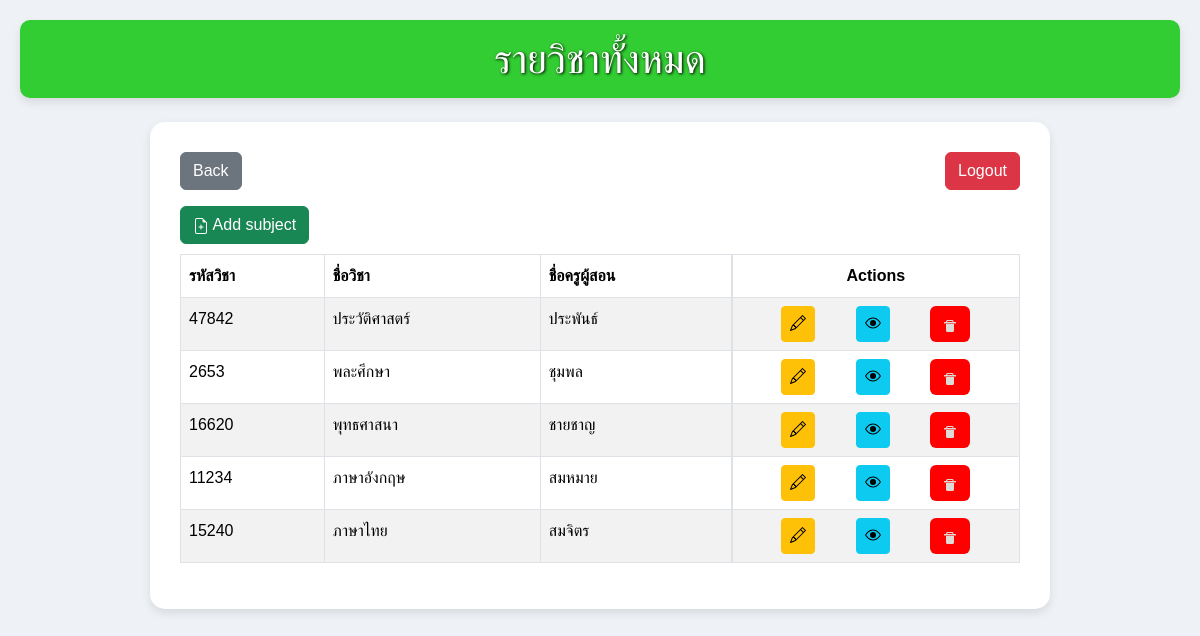
/admin_manage_subject.php, run on the app's committed database.
### tables this page shows
CREATE TABLE `subjects` (
  `id` int(11) NOT NULL,
  `subject_code` varchar(50) NOT NULL,
  `subject_name` varchar(255) NOT NULL,
  `credits` int(11) NOT NULL,
  `teacher_name` varchar(255) NOT NULL,
  `subject_description` text DEFAULT NULL
);

### admin_manage_subject.php (the view, shortened to what this page needs)
<?php
require 'config.php';
$query = "SELECT id, subject_code, subject_name, teacher_name FROM subjects ORDER BY subject_name ASC";
$result = $conn->query($query);
?>
<!DOCTYPE html>
<html lang="en">
<head>
    <link href="https://cdn.jsdelivr.net/npm/bootstrap@5.3.3/dist/css/bootstrap.min.css" rel="stylesheet">
    <link rel="stylesheet" href="style.css">
</head>
<body>
    <h1 id="title">รายวิชาทั้งหมด</h1>
    <div class="container mt-4">
        <div class="d-flex justify-content-between mb-3">
            <a href="admin_dashboard.php" class="btn btn-secondary">Back</a>
            <a href="index.php" class="btn btn-danger">Logout</a>
        </div>
        <a href="admin_add_subject.php" class="btn btn-success" style="margin-bottom:10px;">
            Add subject
        </a>
        <table class="table table-bordered table-striped">
            <thead>
                <tr>
                    <th>รหัสวิชา</th>
                    <th>ชื่อวิชา</th>
                    <th>ชื่อครูผู้สอน</th>
                    <th class="d-flex justify-content-center">Actions</th>
                </tr>
            </thead>
            <tbody>
                <?php if ($result->num_rows > 0): ?>
                    <?php while ($row = $result->fetch_assoc()): ?>
                        <tr>
                            <td><?php echo htmlspecialchars($row['subject_code']); ?></td>
                            <td><?php echo htmlspecialchars($row['subject_name']); ?></td>
                            <td><?php echo htmlspecialchars($row['teacher_name']); ?></td>
                            <td class="d-flex justify-content-evenly">
                                <a href="admin_edit_subject.php?id=<?php echo $row['id']; ?>" class="btn btn-warning btn-sm">
                                </a>
                                <a href="admin_view_subject.php?id=<?php echo $row['id']; ?>" class="btn btn-info btn-sm">
                                </a>
                                <a href="admin_delete_subject.php?id=<?php echo $row['id']; ?>" style="background-color:aqua;filter: invert(100%);border-style:none;" class="btn btn-delete" onclick="return confirm('คุณแน่ใจหรือไม่ว่าต้องการลบวิชานี้?');">
                                </a>
                            </td>
                        </tr>
                    <?php endwhile; ?>
                <?php else: ?>
                    <tr>
                        <td colspan="4" class="text-center">No subjects found.</td>
                    </tr>
                <?php endif; ?>
            </tbody>
        </table>
    </div>
</body>
</html>

### style.css (style rules this page uses)
* { margin: 0; padding: 0; box-sizing: border-box; }
body { background-color: #6cb4ff; font-family: Arial, sans-serif; line-height: 1.6; color: #333; padding: 20px; }
#title { text-align: center; margin-bottom: 20px; padding: 10px; background-color: #2773c7; box-shadow: 1px 1px 5px black; color: #fff; text-shadow: 1px 1px 3px black; border-radius: 5px; }
.container { max-width: 500px; margin: 0 auto; padding: 20px; background-color: #276FBF; border-radius: 15px; color: #fff; box-shadow: 1px 1px 5px rgba(0, 0, 0, 0.1); }

### admin_manage_subject.php (style rules this page uses)
body { background-color: #eef2f7; font-family: Arial, sans-serif; }
#title { text-align: center; padding: 15px; background-color: limegreen; color: white; margin-bottom: 20px; border-radius: 10px; box-shadow: 0 4px 8px rgba(0, 0, 0, 0.1); }
.container { background-color: white; padding: 30px; border-radius: 15px; box-shadow: 0 4px 10px rgba(0, 0, 0, 0.1); max-width: 900px; margin: auto; }
.btn { font-size: 1rem; }

### data on the page
subjects: subject_code "47842", subject_name "ประวัติศาสตร์", teacher_name "ประพันธ์"
subjects: subject_code "2653", subject_name "พละศึกษา", teacher_name "ชุมพล"
subjects: subject_code "16620", subject_name "พุทธศาสนา", teacher_name "ชายชาญ"
subjects: subject_code "11234", subject_name "ภาษาอังกฤษ", teacher_name "สมหมาย"
subjects: subject_code "15240", subject_name "ภาษาไทย", teacher_name "สมจิตร"
